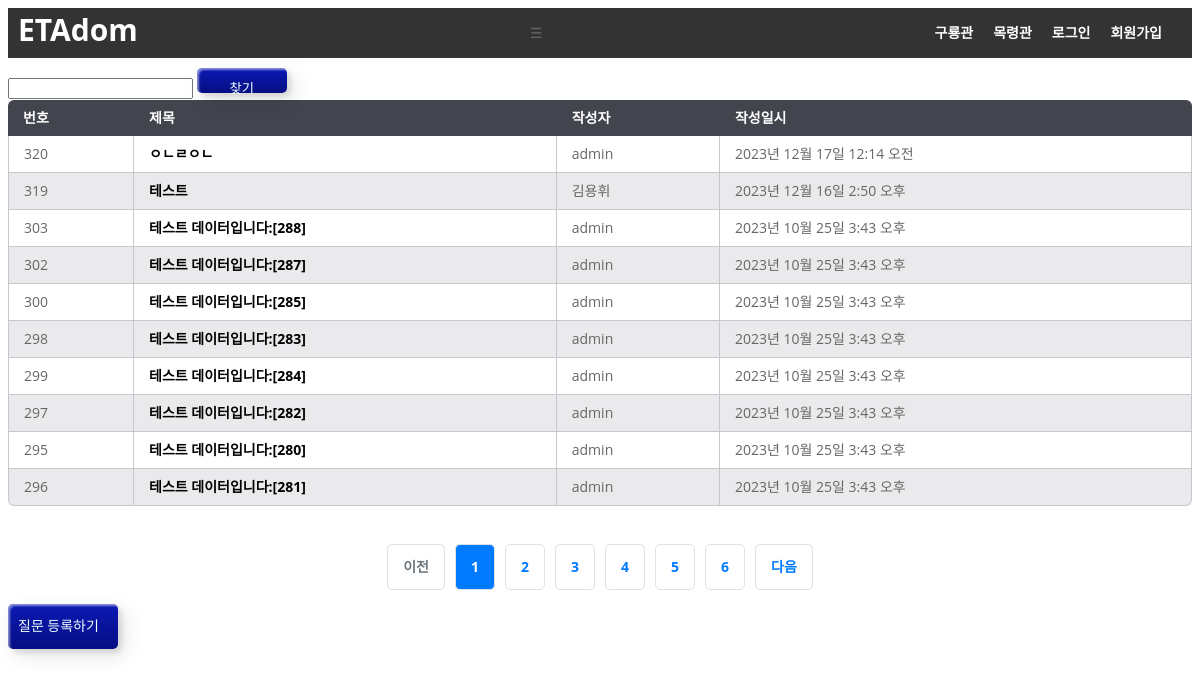
Screenshot of /pybo/ with the database file from the repository.
### pybo/models.py (models this page shows, shortened)
class Question(models.Model):
    author = models.ForeignKey(User, on_delete=models.CASCADE, related_name='author_question')
    subject = models.CharField(max_length=200)
    content = models.TextField()
    create_date = models.DateTimeField()
    modify_date = models.DateTimeField(null=True, blank=True)
    voter = models.ManyToManyField(User, related_name='voter_question') # 추천인 추가

### pybo/views/base_views.py (the view, shortened to what this page needs)
# urls.py: path('', base_views.index, name='index'),
def index(request):
    page = request.GET.get('page', '1') # 페이지
    kw = request.GET.get('kw', '')  # 검색어
    question_list = Question.objects.order_by('-create_date')
    paginator = Paginator(question_list, 10) # 페이지당 10개씩 부여
    page_obj = paginator.get_page(page)
    context = {'question_list': page_obj,'page': page, 'kw': kw}
    return render(request, 'pybo/question_list.html', context)

### templates/pybo/question_list.html (shortened to what this page needs)
{% extends 'pybo/base.html' %}
{% block content %}
{% load static %}
<link rel="stylesheet" type="text/css" href="{% static 'question_list.css' %}?after">
{% if question_list %}
    <div>
        <input type="text" id="search_kw" value="{{ kw|default_if_none:''}}">
        <button class="custom-btn btn-1" type="button" id="btn_search">찾기</button>
    </div>
    <table>
        <thead>
            <tr>
                <th>번호</th>
                <th>제목</th>
                <th>작성자</th>
                <th>작성일시</th>
            </tr>
        </thead>
        <tbody>
            {% for question in question_list %}
                <tr>
                    <td>{{question.id}}</td>
                    <td>
                        <a href="{% url 'pybo:detail' question_id=question.id %}">{{ question.subject }}</a>
                    </td>
                    <td>
                        {{question.author}}
                    </td>
                    <td>{{question.create_date}}</td>
                </tr>
            {% endfor %}
        </tbody>
    </table>
    <ul class="pagination">
        {% if question_list.has_previous %}
        <li class="page-item">
            <a class="page-link" data-page="{{ question_list.previous_page_number }}"
            href="javascript:void(0)">이전</a>
        </li>
        {% else %}
        <li class="page-item disabled">
            <a class="page-link" tabindex="-1" aria-disabled="true" href="#">이전</a>
        </li>
        {% endif %}
        {% for page_number in question_list.paginator.page_range %}
        {% if page_number >= question_list.number|add:-5 and page_number <= question_list.number|add:5 %}
        {% if page_number == question_list.number %}
        <li class="page-item active" aria-current="page">
            <a class="page-link" data-page="{{ page_number }}"
            href="javascript:void(0)">{{ page_number }}</a>
        </li>
        {% else %}
        <li class="page-item">
            <a class="page-link" data-page="{{ page_number }}"
            href="javascript:void(0)">{{ page_number }}</a>
        </li>
        {% endif %}
        {% endif %}
        {% endfor %}
        {% if question_list.has_next %}
        <li class="page-item">
            <a class="page-link" data-page="{{ question_list.next_page_number }}"
            href="javascript:void(0)">다음</a>
        </li>
        {% else %}
        <li class="page-item disabled">
            <a class="page-link" tabindex="-1" aria-disabled="true" href="#">다음</a>
        </li>
        {% endif %}
    </ul>
    <a href="{% url 'pybo:question_create' %}" class="custom-btn btn-1">질문 등록하기</a>
{% else %}
    <p>질문이 없습니다.</p>
{% endif %}
{% endblock %}

### templates/pybo/base.html (shortened to what this page needs)
{% load static %}
<!doctype html>
<html lang="ko">
<head>
    <link rel="stylesheet" type="text/css" href="{% static 'style.css' %}?after">
    <link rel="stylesheet" type="text/css" href="{% static 'navbar.css' %}?after">
</head>
<body>
  {% include "pybo/navbar.html" %}
  {% block content %}
  {% endblock %}
</body>
</html>

### templates/pybo/navbar.html
<nav class="navbar">
    <div class="nav_logo">
      <a href="{% url 'pybo:index' %}"><span>ETAdom</span></a>
    </div>
    <div class="navbar-toggle">&#9776;</div>
    <ul class="nav_menu">
      <li><a href="{% url 'pybo:index' %}">구룡관</a></li>
      <li><a href="{% url 'pybo:index' %}">목령관</a></li>
      {% if user.is_authenticated %}
      <li>{{ user.username }}<a href="{% url 'common:logout' %}">(로그아웃)</a></li>
      {% else %}
      <li><a href="{% url 'common:login' %}">로그인</a></li>
      <li><a href="{% url 'common:signup'%}">회원가입</a></li>
      {% endif %}
    </ul>
  </nav>

### static/style.css (style rules this page uses)
.custom-btn { width: 30px; height: 30px; color: #fff; border-radius: 5px; padding: 10px 25px; font-family: 'Lato', sans-serif; font-weight: 500; background: transparent; cursor: pointer; transition: all 0.3s ease; position: relative; display: inline-block; box-shadow:inset 2px 2px 2px 0px rgba(255,255,255,.5), 7px 7px 20px 0px rgba(0,0,0,.1), 4px 4px 5px 0px rgba(0,0,0,.1); outline: none; }
.btn-1 { background: rgb(6,14,131); background: linear-gradient(0deg, rgba(6,14,131,1) 0%, rgba(12,25,180,1) 100%); border: none; color:azure; padding: 10px 10px 10px 10px; }
a { text-decoration: none; color: rgb(0, 0, 0); font-weight: bold; }
.pagination { display: flex; justify-content: center; list-style: none; padding: 0; }
.page-item { margin: 0 5px; }
.page-link { display: block; padding: 10px 15px; color: #007bff; background-color: #fff; border: 1px solid #dee2e6; border-radius: 5px; text-decoration: none; transition: background-color 0.3s; }
.page-item.active .page-link { background-color: #007bff; color: #fff; }
.page-item.disabled .page-link { color: #6c757d; pointer-events: none; cursor: not-allowed; }
table { border-collapse: separate; border-spacing: 0; width: 100%; }
th, td { padding: 6px 15px; }
th { background: #42444e; color: #fff; text-align: left; }
tr:first-child th:first-child { border-top-left-radius: 6px; }
tr:first-child th:last-child { border-top-right-radius: 6px; }
td { border-right: 1px solid #c6c9cc; border-bottom: 1px solid #c6c9cc; }
td:first-child { border-left: 1px solid #c6c9cc; }
tr:nth-child(even) td { background: #eaeaed; }
tr:last-child td:first-child { border-bottom-left-radius: 6px; }
tr:last-child td:last-child { border-bottom-right-radius: 6px; }

### static/navbar.css (style rules this page uses)
:root { --accent-color: #ffffff; --text-color: #000000; --background-color: #ceccd28d; }
.navbar { display: flex; justify-content: space-between; align-items: center; background-color: #333; padding: 10px; margin-bottom: 10px; }
.nav_logo a { color: white; text-decoration: none; font-weight: bold; font-size: 1.5em; }
.nav_menu { list-style: none; display: flex; margin: 0; padding: 0; }
.nav_menu li { margin-right: 20px; }
.nav_menu a { color: white; text-decoration: none; }
span { font-size: 30px; }

### static/question_list.css (style rules this page uses)
body { color: #666; font: 14px/24px "Open Sans", "HelveticaNeue-Light", "Helvetica Neue Light", "Helvetica Neue", Helvetica, Arial, "Lucida Grande", Sans-Serif; }
table { border-collapse: separate; border-spacing: 0; width: 100%; }
th, td { padding: 6px 15px; }
th { background: #42444e; color: #fff; text-align: left; }
tr:first-child th:first-child { border-top-left-radius: 6px; }
tr:first-child th:last-child { border-top-right-radius: 6px; }
td { border-right: 1px solid #c6c9cc; border-bottom: 1px solid #c6c9cc; }
td:first-child { border-left: 1px solid #c6c9cc; }
tr:nth-child(even) td { background: #eaeaed; }
tr:last-child td:first-child { border-bottom-left-radius: 6px; }
tr:last-child td:last-child { border-bottom-right-radius: 6px; }
.custom-btn { width: 90px; height: 25px; }

### rows the page displays
Question: id "320", subject "ㅇㄴㄹㅇㄴ", author "admin", create_date "2023년 12월 17일 12:14 오전"
Question: id "319", subject "테스트", author "김용휘", create_date "2023년 12월 16일 2:50 오후"
Question: id "303", subject "테스트 데이터입니다:[288]", author "admin", create_date "2023년 10월 25일 3:43 오후"
Question: id "302", subject "테스트 데이터입니다:[287]", author "admin", create_date "2023년 10월 25일 3:43 오후"
Question: id "300", subject "테스트 데이터입니다:[285]", author "admin", create_date "2023년 10월 25일 3:43 오후"
Question: id "298", subject "테스트 데이터입니다:[283]", author "admin", create_date "2023년 10월 25일 3:43 오후"
Question: id "299", subject "테스트 데이터입니다:[284]", author "admin", create_date "2023년 10월 25일 3:43 오후"
Question: id "297", subject "테스트 데이터입니다:[282]", author "admin", create_date "2023년 10월 25일 3:43 오후"
Question: id "295", subject "테스트 데이터입니다:[280]", author "admin", create_date "2023년 10월 25일 3:43 오후"
Question: id "296", subject "테스트 데이터입니다:[281]", author "admin", create_date "2023년 10월 25일 3:43 오후"

### other values shown
{{ page_number }} "1"
{{ page_number }} "2" "3" "4" "5" "6"
